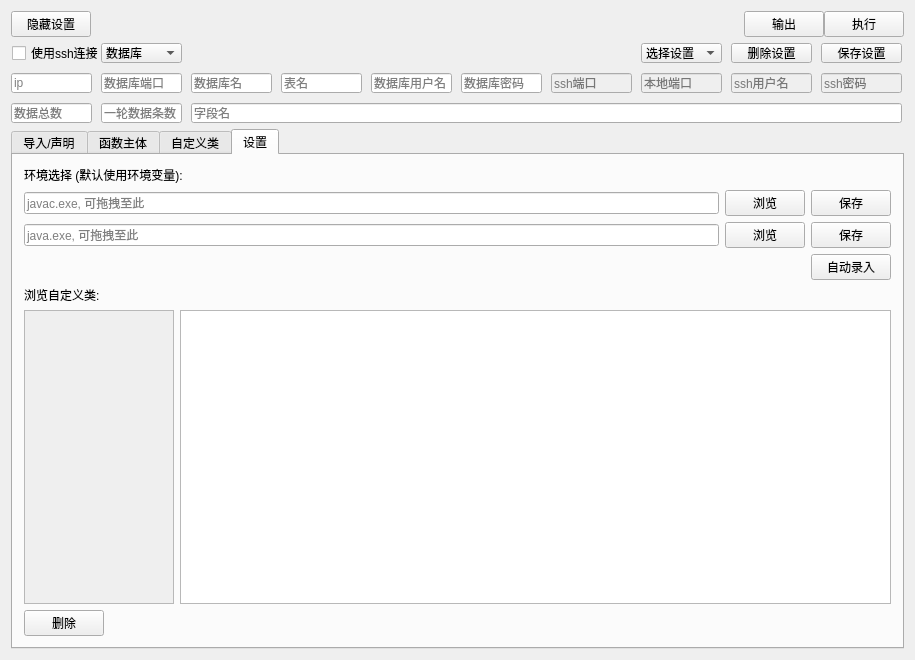
<?xml version="1.0" encoding="UTF-8"?>
<ui version="4.0">
 <class>MainWindow</class>
 <widget class="QMainWindow" name="MainWindow">
  <property name="geometry">
   <rect>
    <x>0</x>
    <y>0</y>
    <width>915</width>
    <height>660</height>
   </rect>
  </property>
  <property name="sizePolicy">
   <sizepolicy hsizetype="Fixed" vsizetype="Fixed">
    <horstretch>0</horstretch>
    <verstretch>0</verstretch>
   </sizepolicy>
  </property>
  <property name="minimumSize">
   <size>
    <width>915</width>
    <height>0</height>
   </size>
  </property>
  <property name="windowTitle">
   <string>数据制造器</string>
  </property>
  <widget class="QWidget" name="centralWidget">
   <layout class="QVBoxLayout" name="verticalLayout_4">
    <item>
     <layout class="QHBoxLayout" name="horizontalLayout" stretch="0">
      <property name="spacing">
       <number>0</number>
      </property>
      <property name="sizeConstraint">
       <enum>QLayout::SetDefaultConstraint</enum>
      </property>
      <item>
       <widget class="QWidget" name="widget_2" native="true">
        <property name="minimumSize">
         <size>
          <width>0</width>
          <height>0</height>
         </size>
        </property>
        <layout class="QHBoxLayout" name="horizontalLayout_3">
         <property name="spacing">
          <number>0</number>
         </property>
         <property name="leftMargin">
          <number>0</number>
         </property>
         <property name="topMargin">
          <number>0</number>
         </property>
         <property name="rightMargin">
          <number>0</number>
         </property>
         <property name="bottomMargin">
          <number>0</number>
         </property>
         <item>
          <widget class="QPushButton" name="pb_changesettingisshow">
           <property name="sizePolicy">
            <sizepolicy hsizetype="Fixed" vsizetype="Fixed">
             <horstretch>0</horstretch>
             <verstretch>0</verstretch>
            </sizepolicy>
           </property>
           <property name="maximumSize">
            <size>
             <width>16777215</width>
             <height>16777215</height>
            </size>
           </property>
           <property name="text">
            <string>隐藏设置</string>
           </property>
          </widget>
         </item>
         <item>
          <spacer name="horizontalSpacer">
           <property name="orientation">
            <enum>Qt::Horizontal</enum>
           </property>
           <property name="sizeHint" stdset="0">
            <size>
             <width>742</width>
             <height>20</height>
            </size>
           </property>
          </spacer>
         </item>
         <item>
          <widget class="QPushButton" name="pb_output">
           <property name="text">
            <string>输出</string>
           </property>
          </widget>
         </item>
         <item>
          <widget class="QPushButton" name="pb_run">
           <property name="sizePolicy">
            <sizepolicy hsizetype="Fixed" vsizetype="Fixed">
             <horstretch>0</horstretch>
             <verstretch>0</verstretch>
            </sizepolicy>
           </property>
           <property name="maximumSize">
            <size>
             <width>16777215</width>
             <height>16777215</height>
            </size>
           </property>
           <property name="styleSheet">
            <string notr="true"/>
           </property>
           <property name="text">
            <string>执行</string>
           </property>
           <property name="autoDefault">
            <bool>false</bool>
           </property>
          </widget>
         </item>
        </layout>
       </widget>
      </item>
     </layout>
    </item>
    <item>
     <layout class="QVBoxLayout" name="verticalLayout_3" stretch="0,0">
      <property name="bottomMargin">
       <number>0</number>
      </property>
      <item>
       <widget class="QWidget" name="widget_setting" native="true">
        <property name="sizePolicy">
         <sizepolicy hsizetype="Expanding" vsizetype="Fixed">
          <horstretch>0</horstretch>
          <verstretch>0</verstretch>
         </sizepolicy>
        </property>
        <property name="minimumSize">
         <size>
          <width>0</width>
          <height>80</height>
         </size>
        </property>
        <property name="baseSize">
         <size>
          <width>0</width>
          <height>0</height>
         </size>
        </property>
        <widget class="QCheckBox" name="cb_ssh">
         <property name="geometry">
          <rect>
           <x>1</x>
           <y>0</y>
           <width>90</width>
           <height>20</height>
          </rect>
         </property>
         <property name="text">
          <string>使用ssh连接</string>
         </property>
        </widget>
        <widget class="QComboBox" name="cb_dbtype">
         <property name="geometry">
          <rect>
           <x>90</x>
           <y>0</y>
           <width>81</width>
           <height>20</height>
          </rect>
         </property>
         <item>
          <property name="text">
           <string>数据库</string>
          </property>
         </item>
         <item>
          <property name="text">
           <string>MySQL</string>
          </property>
         </item>
         <item>
          <property name="text">
           <string>Oracle</string>
          </property>
         </item>
        </widget>
        <widget class="QLineEdit" name="le_ip">
         <property name="geometry">
          <rect>
           <x>0</x>
           <y>30</y>
           <width>81</width>
           <height>20</height>
          </rect>
         </property>
         <property name="placeholderText">
          <string>ip</string>
         </property>
        </widget>
        <widget class="QLineEdit" name="le_port">
         <property name="geometry">
          <rect>
           <x>90</x>
           <y>30</y>
           <width>81</width>
           <height>20</height>
          </rect>
         </property>
         <property name="placeholderText">
          <string>数据库端口</string>
         </property>
        </widget>
        <widget class="QLineEdit" name="le_dbname">
         <property name="geometry">
          <rect>
           <x>180</x>
           <y>30</y>
           <width>81</width>
           <height>20</height>
          </rect>
         </property>
         <property name="placeholderText">
          <string>数据库名</string>
         </property>
        </widget>
        <widget class="QLineEdit" name="le_sshpassword">
         <property name="enabled">
          <bool>false</bool>
         </property>
         <property name="geometry">
          <rect>
           <x>810</x>
           <y>30</y>
           <width>81</width>
           <height>20</height>
          </rect>
         </property>
         <property name="placeholderText">
          <string>ssh密码</string>
         </property>
        </widget>
        <widget class="QLineEdit" name="le_tablename">
         <property name="geometry">
          <rect>
           <x>270</x>
           <y>30</y>
           <width>81</width>
           <height>20</height>
          </rect>
         </property>
         <property name="placeholderText">
          <string>表名</string>
         </property>
        </widget>
        <widget class="QLineEdit" name="le_sshusername">
         <property name="enabled">
          <bool>false</bool>
         </property>
         <property name="geometry">
          <rect>
           <x>720</x>
           <y>30</y>
           <width>81</width>
           <height>20</height>
          </rect>
         </property>
         <property name="placeholderText">
          <string>ssh用户名</string>
         </property>
        </widget>
        <widget class="QLineEdit" name="le_localport">
         <property name="enabled">
          <bool>false</bool>
         </property>
         <property name="geometry">
          <rect>
           <x>630</x>
           <y>30</y>
           <width>81</width>
           <height>20</height>
          </rect>
         </property>
         <property name="placeholderText">
          <string>本地端口</string>
         </property>
        </widget>
        <widget class="QLineEdit" name="le_sshport">
         <property name="enabled">
          <bool>false</bool>
         </property>
         <property name="geometry">
          <rect>
           <x>540</x>
           <y>30</y>
           <width>81</width>
           <height>20</height>
          </rect>
         </property>
         <property name="placeholderText">
          <string>ssh端口</string>
         </property>
        </widget>
        <widget class="QLineEdit" name="le_dbpassword">
         <property name="geometry">
          <rect>
           <x>450</x>
           <y>30</y>
           <width>81</width>
           <height>20</height>
          </rect>
         </property>
         <property name="placeholderText">
          <string>数据库密码</string>
         </property>
        </widget>
        <widget class="QLineEdit" name="le_dbusername">
         <property name="geometry">
          <rect>
           <x>360</x>
           <y>30</y>
           <width>81</width>
           <height>20</height>
          </rect>
         </property>
         <property name="placeholderText">
          <string>数据库用户名</string>
         </property>
        </widget>
        <widget class="QLineEdit" name="le_alldatascount">
         <property name="geometry">
          <rect>
           <x>0</x>
           <y>60</y>
           <width>81</width>
           <height>20</height>
          </rect>
         </property>
         <property name="placeholderText">
          <string>数据总数</string>
         </property>
        </widget>
        <widget class="QLineEdit" name="le_oneturndatascount">
         <property name="geometry">
          <rect>
           <x>90</x>
           <y>60</y>
           <width>81</width>
           <height>20</height>
          </rect>
         </property>
         <property name="placeholderText">
          <string>一轮数据条数</string>
         </property>
        </widget>
        <widget class="QLineEdit" name="le_fields">
         <property name="geometry">
          <rect>
           <x>180</x>
           <y>60</y>
           <width>711</width>
           <height>20</height>
          </rect>
         </property>
         <property name="placeholderText">
          <string>字段名</string>
         </property>
        </widget>
        <widget class="QComboBox" name="cb_choosesetting">
         <property name="geometry">
          <rect>
           <x>630</x>
           <y>0</y>
           <width>81</width>
           <height>20</height>
          </rect>
         </property>
         <property name="sizePolicy">
          <sizepolicy hsizetype="Fixed" vsizetype="Fixed">
           <horstretch>0</horstretch>
           <verstretch>0</verstretch>
          </sizepolicy>
         </property>
         <property name="minimumSize">
          <size>
           <width>75</width>
           <height>0</height>
          </size>
         </property>
         <property name="font">
          <font>
           <weight>50</weight>
           <bold>false</bold>
           <kerning>true</kerning>
          </font>
         </property>
         <item>
          <property name="text">
           <string>选择设置</string>
          </property>
         </item>
        </widget>
        <widget class="QPushButton" name="pb_savesetting">
         <property name="geometry">
          <rect>
           <x>810</x>
           <y>0</y>
           <width>81</width>
           <height>20</height>
          </rect>
         </property>
         <property name="sizePolicy">
          <sizepolicy hsizetype="Fixed" vsizetype="Fixed">
           <horstretch>0</horstretch>
           <verstretch>0</verstretch>
          </sizepolicy>
         </property>
         <property name="text">
          <string>保存设置</string>
         </property>
        </widget>
        <widget class="QPushButton" name="pb_deletesetting">
         <property name="geometry">
          <rect>
           <x>720</x>
           <y>0</y>
           <width>81</width>
           <height>20</height>
          </rect>
         </property>
         <property name="sizePolicy">
          <sizepolicy hsizetype="Fixed" vsizetype="Fixed">
           <horstretch>0</horstretch>
           <verstretch>0</verstretch>
          </sizepolicy>
         </property>
         <property name="text">
          <string>删除设置</string>
         </property>
        </widget>
       </widget>
      </item>
      <item>
       <widget class="QTabWidget" name="tabWidget">
        <property name="layoutDirection">
         <enum>Qt::LeftToRight</enum>
        </property>
        <property name="tabPosition">
         <enum>QTabWidget::North</enum>
        </property>
        <property name="currentIndex">
         <number>3</number>
        </property>
        <property name="elideMode">
         <enum>Qt::ElideNone</enum>
        </property>
        <widget class="QWidget" name="tab_importanddeclare">
         <attribute name="title">
          <string>导入/声明</string>
         </attribute>
         <layout class="QVBoxLayout" name="verticalLayout"/>
        </widget>
        <widget class="QWidget" name="tab_fun">
         <attribute name="title">
          <string>函数主体</string>
         </attribute>
         <layout class="QVBoxLayout" name="verticalLayout_2"/>
        </widget>
        <widget class="QWidget" name="tab_extraclass">
         <attribute name="title">
          <string>自定义类</string>
         </attribute>
         <layout class="QVBoxLayout" name="verticalLayout_5"/>
        </widget>
        <widget class="QWidget" name="tab_setting">
         <attribute name="title">
          <string>设置</string>
         </attribute>
         <layout class="QVBoxLayout" name="verticalLayout_6">
          <item>
           <widget class="QLabel" name="label_environment">
            <property name="text">
             <string>环境选择 (默认使用环境变量): </string>
            </property>
           </widget>
          </item>
          <item>
           <widget class="QWidget" name="widget_javac" native="true">
            <layout class="QHBoxLayout" name="horizontalLayout_2">
             <property name="leftMargin">
              <number>0</number>
             </property>
             <property name="topMargin">
              <number>0</number>
             </property>
             <property name="rightMargin">
              <number>0</number>
             </property>
             <property name="bottomMargin">
              <number>0</number>
             </property>
             <item>
              <widget class="QLineEdit" name="le_javac">
               <property name="dragEnabled">
                <bool>true</bool>
               </property>
               <property name="placeholderText">
                <string>javac.exe, 可拖拽至此</string>
               </property>
              </widget>
             </item>
             <item>
              <widget class="QPushButton" name="pb_findjavac">
               <property name="sizePolicy">
                <sizepolicy hsizetype="Fixed" vsizetype="Fixed">
                 <horstretch>0</horstretch>
                 <verstretch>0</verstretch>
                </sizepolicy>
               </property>
               <property name="text">
                <string>浏览</string>
               </property>
              </widget>
             </item>
             <item>
              <widget class="QPushButton" name="pb_savejavac">
               <property name="text">
                <string>保存</string>
               </property>
              </widget>
             </item>
            </layout>
           </widget>
          </item>
          <item>
           <widget class="QWidget" name="widget_java" native="true">
            <layout class="QHBoxLayout" name="horizontalLayout_9">
             <property name="leftMargin">
              <number>0</number>
             </property>
             <property name="topMargin">
              <number>0</number>
             </property>
             <property name="rightMargin">
              <number>0</number>
             </property>
             <property name="bottomMargin">
              <number>0</number>
             </property>
             <item>
              <widget class="QLineEdit" name="le_java">
               <property name="dragEnabled">
                <bool>true</bool>
               </property>
               <property name="placeholderText">
                <string>java.exe, 可拖拽至此</string>
               </property>
              </widget>
             </item>
             <item>
              <widget class="QPushButton" name="pb_findjava">
               <property name="sizePolicy">
                <sizepolicy hsizetype="Fixed" vsizetype="Fixed">
                 <horstretch>0</horstretch>
                 <verstretch>0</verstretch>
                </sizepolicy>
               </property>
               <property name="text">
                <string>浏览</string>
               </property>
              </widget>
             </item>
             <item>
              <widget class="QPushButton" name="pb_savejava">
               <property name="text">
                <string>保存</string>
               </property>
              </widget>
             </item>
            </layout>
           </widget>
          </item>
          <item>
           <widget class="QWidget" name="widget_findall" native="true">
            <layout class="QHBoxLayout" name="horizontalLayout_10">
             <property name="leftMargin">
              <number>0</number>
             </property>
             <property name="topMargin">
              <number>0</number>
             </property>
             <property name="rightMargin">
              <number>0</number>
             </property>
             <property name="bottomMargin">
              <number>0</number>
             </property>
             <item>
              <spacer name="horizontalSpacer_2">
               <property name="orientation">
                <enum>Qt::Horizontal</enum>
               </property>
               <property name="sizeHint" stdset="0">
                <size>
                 <width>40</width>
                 <height>20</height>
                </size>
               </property>
              </spacer>
             </item>
             <item>
              <widget class="QPushButton" name="pb_findall">
               <property name="text">
                <string>自动录入</string>
               </property>
              </widget>
             </item>
            </layout>
           </widget>
          </item>
          <item>
           <widget class="QLabel" name="label_viewclasses">
            <property name="text">
             <string>浏览自定义类: </string>
            </property>
           </widget>
          </item>
          <item>
           <widget class="QWidget" name="widget_viewclassesandcontent" native="true">
            <layout class="QHBoxLayout" name="horizontalLayout_5">
             <property name="leftMargin">
              <number>0</number>
             </property>
             <property name="topMargin">
              <number>0</number>
             </property>
             <property name="rightMargin">
              <number>0</number>
             </property>
             <property name="bottomMargin">
              <number>0</number>
             </property>
             <item>
              <layout class="QHBoxLayout" name="horizontalLayout_6">
               <item>
                <widget class="QScrollArea" name="sa_viewclasses">
                 <property name="sizePolicy">
                  <sizepolicy hsizetype="Fixed" vsizetype="Expanding">
                   <horstretch>0</horstretch>
                   <verstretch>0</verstretch>
                  </sizepolicy>
                 </property>
                 <property name="minimumSize">
                  <size>
                   <width>150</width>
                   <height>0</height>
                  </size>
                 </property>
                 <property name="widgetResizable">
                  <bool>true</bool>
                 </property>
                 <widget class="QWidget" name="widget_viewclasses">
                  <property name="geometry">
                   <rect>
                    <x>0</x>
                    <y>0</y>
                    <width>148</width>
                    <height>301</height>
                   </rect>
                  </property>
                  <layout class="QVBoxLayout" name="verticalLayout_7">
                   <property name="spacing">
                    <number>0</number>
                   </property>
                   <property name="leftMargin">
                    <number>0</number>
                   </property>
                   <property name="topMargin">
                    <number>9</number>
                   </property>
                   <property name="rightMargin">
                    <number>0</number>
                   </property>
                   <property name="bottomMargin">
                    <number>9</number>
                   </property>
                   <item>
                    <layout class="QVBoxLayout" name="vl_viewclass">
                     <property name="spacing">
                      <number>0</number>
                     </property>
                    </layout>
                   </item>
                  </layout>
                 </widget>
                </widget>
               </item>
               <item>
                <widget class="QTextEdit" name="te_classcontent">
                 <property name="readOnly">
                  <bool>true</bool>
                 </property>
                </widget>
               </item>
              </layout>
             </item>
            </layout>
           </widget>
          </item>
          <item>
           <widget class="QPushButton" name="pb_deleteclass">
            <property name="sizePolicy">
             <sizepolicy hsizetype="Fixed" vsizetype="Fixed">
              <horstretch>0</horstretch>
              <verstretch>0</verstretch>
             </sizepolicy>
            </property>
            <property name="text">
             <string>删除</string>
            </property>
           </widget>
          </item>
         </layout>
        </widget>
       </widget>
      </item>
     </layout>
    </item>
   </layout>
  </widget>
  <widget class="QMenuBar" name="menuBar">
   <property name="geometry">
    <rect>
     <x>0</x>
     <y>0</y>
     <width>915</width>
     <height>23</height>
    </rect>
   </property>
  </widget>
 </widget>
 <layoutdefault spacing="6" margin="11"/>
 <resources/>
 <connections/>
</ui>
